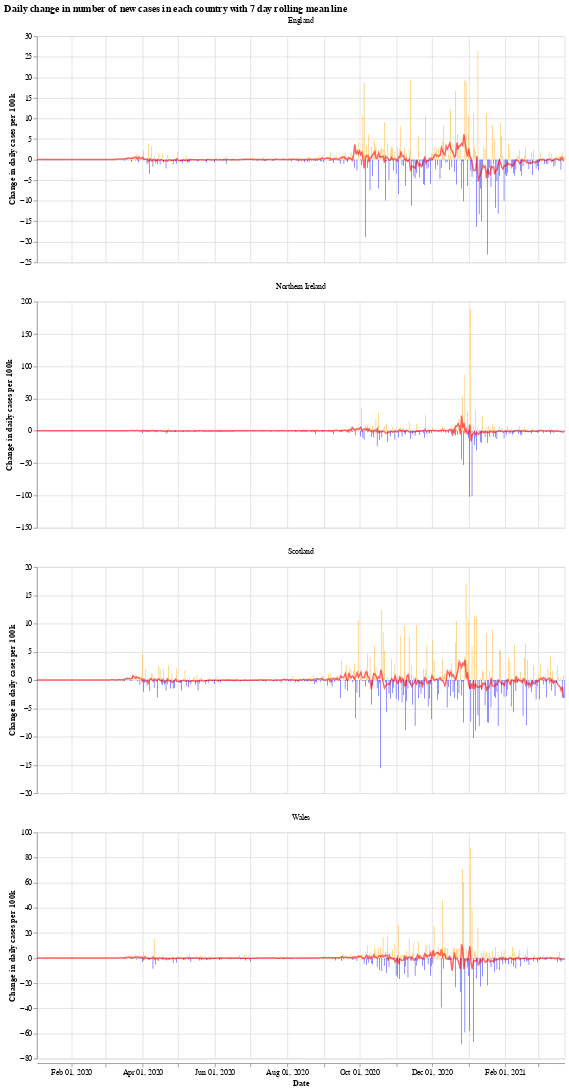

Notebook cell for this chart:
### Markdown cell above
We will use the Python library `Altair` for visualising the data, see the [altair docs](https://altair-viz.github.io/) for more information.

First we have a graph which shows the daily change in the number of new cases for each country. This number jumps up and down all over the place, which is likely due to delay in reporting of new cases over the weekend. Another interesting thing is that it looks like the daily cases in Wales experienced a much shorter period of calm over the summer (calm in the sense of daily cases not jumping up and down).

The orange bars are days when the number of new cases (per 100k population) was more than the previous day, while the blue are days when the number of new cases dropped. The red line is the 7 day moving average. 

When the moving average line is below 0, it means that there is a consistent drop in new cases. We can see this clearly happening around the times that lockdowns were introduced (though, to varying degrees). I will update the graphs soon with a marker of when each lockdown started.

### Code cell
# collapse
import altair as alt

bars = alt.Chart(uk_cases).mark_bar().encode(
    x=alt.X("yearmonthdate(date):T", axis=alt.Axis(title='Date')),
    y=alt.Y("casesChangeRate:Q", axis=alt.Axis(title='Change in daily cases per 100k')),
    tooltip='casesChange',
    color=alt.condition(
        alt.datum.casesChangeRate > 0,
        alt.value("orange"),  # The positive color
        alt.value("blue")  # The negative color
    )
).properties(title='Daily change in number of new cases with 7 day rolling mean',width=700).interactive()

line = alt.Chart(uk_cases).mark_line(
    color='red',
    size=2,
    opacity=0.6
).transform_window(
    rolling_mean='mean(casesChangeRate)',
    frame=[0, 7],
    groupby=['areaName']
).encode(
    x='yearmonthdate(date):T',
    y='rolling_mean:Q'
)

alt.layer(bars, line, data=uk_cases).facet(alt.Column(
    'areaName', title=''), columns=1).resolve_scale(y='independent').properties(title='Daily change in number of new cases in each country with 7 day rolling mean line')

### Figure 1 — Vega-Lite specification as saved in the notebook (floating-point values rounded to 4 significant figures; data arrays with more than 128 entries replaced by an {"elided": "..."} marker saying what was removed)
{"config": {"view": {"continuousWidth": 400, "continuousHeight": 300}}, "data": {"name": "data-8238a7393d115160404c3c8254bebd39"}, "facet": {"type": "nominal", "field": "areaName", "title": ""}, "spec": {"layer": [{"mark": "bar", "encoding": {"color": {"condition": {"value": "orange", "test": "(datum.casesChangeRate > 0)"}, "value": "blue"}, "tooltip": {"type": "quantitative", "field": "casesChange"}, "x": {"type": "temporal", "axis": {"title": "Date"}, "field": "date", "timeUnit": "yearmonthdate"}, "y": {"type": "quantitative", "axis": {"title": "Change in daily cases per 100k"}, "field": "casesChangeRate"}}, "selection": {"selector001": {"type": "interval", "bind": "scales", "encodings": ["x", "y"]}}, "title": "Daily change in number of new cases with 7 day rolling mean", "width": 700}, {"mark": {"type": "line", "color": "red", "opacity": 0.6, "size": 2}, "encoding": {"x": {"type": "temporal", "field": "date", "timeUnit": "yearmonthdate"}, "y": {"type": "quantitative", "field": "rolling_mean"}}, "transform": [{"window": [{"op": "mean", "field": "casesChangeRate", "as": "rolling_mean"}], "frame": [0, 7], "groupby": ["areaName"]}]}]}, "columns": 1, "resolve": {"scale": {"y": "independent"}}, "title": "Daily change in number of new cases in each country with 7 day rolling mean line", "$schema": "https://vega.github.io/schema/vega-lite/v4.8.1.json", "datasets": {"data-8238a7393d115160404c3c8254bebd39": {"elided": "1780 records"}}}
